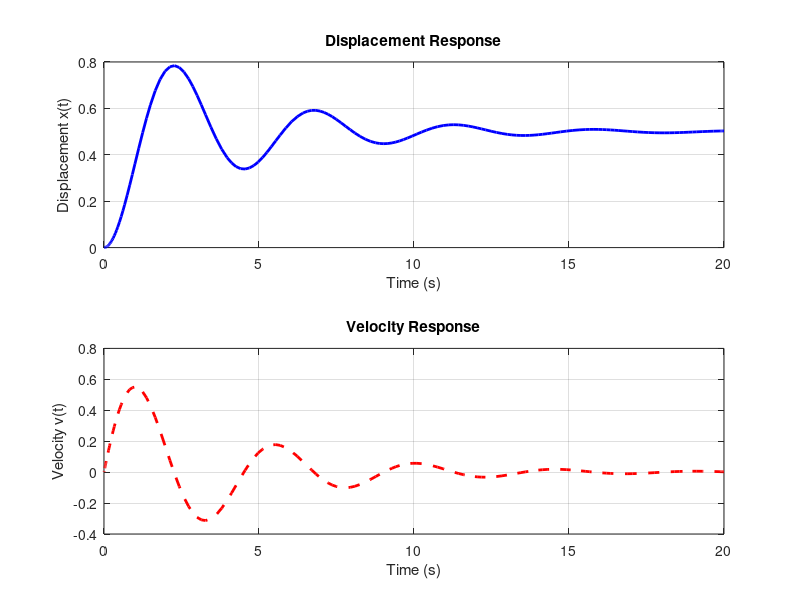

Reproduce this figure in MATLAB.

M = 1;
B = 0.5;
k = 2;


tspan = [0 20];
x0 = [0; 0]; 

F = @(t) 1;%exp(-0.1*t); 


odefun = @(t, x) [x(2); (1/M)*(F(t) - B*x(2) - k*x(1))];


[t, X] = ode45(odefun, tspan, x0);

figure
subplot(2,1,1)
plot(t, X(:,1), 'b', 'LineWidth', 2)
xlabel('Time (s)')
ylabel('Displacement x(t)')
title('Displacement Response')
grid on

subplot(2,1,2)
plot(t, X(:,2), 'r--', 'LineWidth', 2)
xlabel('Time (s)')
ylabel('Velocity v(t)')
title('Velocity Response')
grid on
